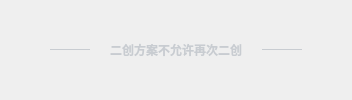
                  <widget class="QWidget" name="page_create_dis">
                   <layout class="QHBoxLayout" name="horizontalLayout_10">
                    <property name="spacing">
                     <number>20</number>
                    </property>
                    <property name="leftMargin">
                     <number>10</number>
                    </property>
                    <property name="topMargin">
                     <number>0</number>
                    </property>
                    <property name="rightMargin">
                     <number>10</number>
                    </property>
                    <property name="bottomMargin">
                     <number>0</number>
                    </property>
                    <item>
                     <spacer name="horizontalSpacer_13">
                      <property name="orientation">
                       <enum>Qt::Horizontal</enum>
                      </property>
                      <property name="sizeHint" stdset="0">
                       <size>
                        <width>40</width>
                        <height>20</height>
                       </size>
                      </property>
                     </spacer>
                    </item>
                    <item>
                     <widget class="QFrame" name="frame_2">
                      <property name="minimumSize">
                       <size>
                        <width>40</width>
                        <height>1</height>
                       </size>
                      </property>
                      <property name="maximumSize">
                       <size>
                        <width>40</width>
                        <height>1</height>
                       </size>
                      </property>
                      <property name="styleSheet">
                       <string notr="true">border-radius: 1px;
background: rgba(161, 168, 179, 0.5);</string>
                      </property>
                      <property name="frameShape">
                       <enum>QFrame::StyledPanel</enum>
                      </property>
                      <property name="frameShadow">
                       <enum>QFrame::Raised</enum>
                      </property>
                     </widget>
                    </item>
                    <item>
                     <widget class="QLabel" name="label_3">
                      <property name="minimumSize">
                       <size>
                        <width>132</width>
                        <height>17</height>
                       </size>
                      </property>
                      <property name="styleSheet">
                       <string notr="true">border:NULL;
background:transparent;
border-left:5px;

font-family: &quot;Noto Sans S Chinese&quot;; 
font-weight: 500;
font-size: 12px;
color: rgba(161, 168, 179, 0.5);</string>
                      </property>
                      <property name="text">
                       <string>二创方案不允许再次二创</string>
                      </property>
                      <property name="alignment">
                       <set>Qt::AlignCenter</set>
                      </property>
                     </widget>
                    </item>
                    <item>
                     <widget class="QFrame" name="frame_3">
                      <property name="minimumSize">
                       <size>
                        <width>40</width>
                        <height>1</height>
                       </size>
                      </property>
                      <property name="maximumSize">
                       <size>
                        <width>40</width>
                        <height>1</height>
                       </size>
                      </property>
                      <property name="styleSheet">
                       <string notr="true">border-radius: 1px;
background: rgba(161, 168, 179, 0.5);</string>
                      </property>
                      <property name="frameShape">
                       <enum>QFrame::StyledPanel</enum>
                      </property>
                      <property name="frameShadow">
                       <enum>QFrame::Raised</enum>
                      </property>
                     </widget>
                    </item>
                    <item>
                     <spacer name="horizontalSpacer_14">
                      <property name="orientation">
                       <enum>Qt::Horizontal</enum>
                      </property>
                      <property name="sizeHint" stdset="0">
                       <size>
                        <width>40</width>
                        <height>20</height>
                       </size>
                      </property>
                     </spacer>
                    </item>
                   </layout>
                  </widget>
